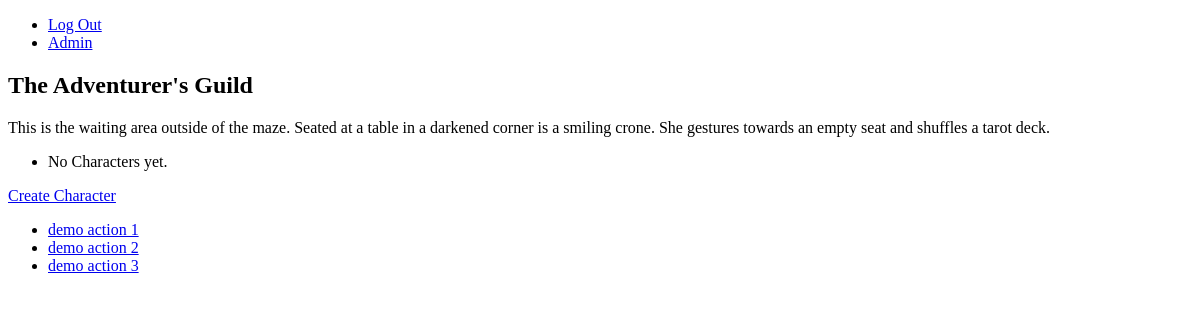
Before: /guild/ (signed in) with the older database file.
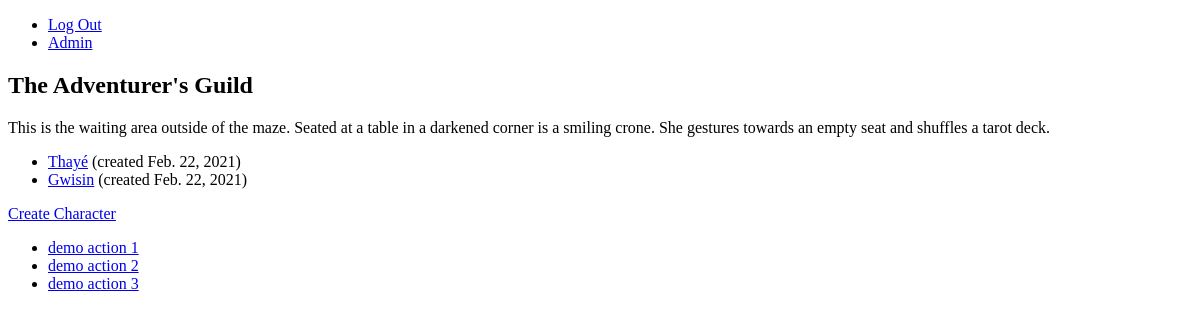
After: the same page with the newer database file.
### characterBuilder/models.py (models this page shows, shortened)
class Character(models.Model):
    name = models.CharField(max_length=200)
    kind = models.CharField(max_length=200)
    description = models.TextField()
    pub_date = models.DateTimeField('date created', default=timezone.now)
    user = models.ForeignKey(User, on_delete=models.SET_NULL, null=True)

### characterBuilder/views.py (the view)
# urls.py: path('', views.Index.as_view(), name='index'),
class Index(LoginRequiredMixin, ActionMixin, ListView):
    template_name = 'guild.html'
    model = Character
    paginate_by = 25
    def get_queryset(self):
        queryset = super().get_queryset()
        queryset = queryset.filter(user=self.request.user)
        return queryset
    def get_context_data(self, **kwargs):
        context = super().get_context_data(**kwargs)
        context['now'] = timezone.now()
        return context

### Grotto/views.py (called while the page is built)
    def get_context_data(self, **kwargs):
        context = super().get_context_data(**kwargs)
        context.update({"actions": self.actions})
        return context

### characterBuilder/templates/guild.html
{% extends "base.html" %}
{% block content %}
  <h2>The Adventurer's Guild</h2>
  <p>This is the waiting area outside of the maze. Seated at a table in a darkened corner is a smiling crone. She gestures towards an empty seat and shuffles a tarot deck.</p>
  <ul>
    {% for character in object_list %}
        <li><a href="{% url 'characterBuilder:character' character.pk %}">{{ character.name }}</a> (created {{ character.pub_date|date }})</li>
    {% empty %}
        <li>No Characters yet.</li>
    {% endfor %}
  </ul>
  <a href="{% url 'characterBuilder:character-test' %}">Create Character</a>
{% endblock %}

Changed rows visible on the page:
added Character: name "Thayé", pub_date "Feb. 22, 2021"
added Character: name "Gwisin", pub_date "Feb. 22, 2021"
Other visible differences:
text no longer shown: "No Characters yet."
